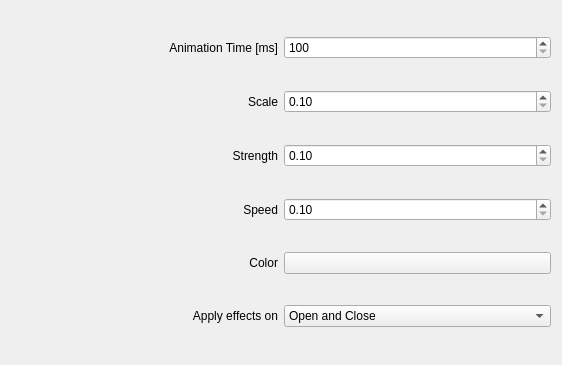
<?xml version="1.0" encoding="UTF-8"?>

<!--
SPDX-FileCopyrightText: Simon Schneegans <code@simonschneegans.de>
SPDX-License-Identifier: GPL-3.0-or-later
-->

<ui version="4.0">
 <class>BMWConfigForm</class>
 <widget class="QWidget" name="BMWConfigForm">
  <property name="geometry">
   <rect>
    <x>0</x>
    <y>0</y>
    <width>562</width>
    <height>365</height>
   </rect>
  </property>
  <layout class="QGridLayout" name="gridLayout">
   <item row="2" column="0">
    <widget class="QLabel" name="label_3">
     <property name="text">
      <string>Scale</string>
     </property>
     <property name="alignment">
      <set>Qt::AlignRight|Qt::AlignTrailing|Qt::AlignVCenter</set>
     </property>
     <property name="buddy">
      <cstring>kcfg_Color</cstring>
     </property>
    </widget>
   </item>
   <item row="5" column="0">
    <widget class="QLabel" name="label_2">
     <property name="text">
      <string>Color</string>
     </property>
     <property name="alignment">
      <set>Qt::AlignRight|Qt::AlignTrailing|Qt::AlignVCenter</set>
     </property>
     <property name="buddy">
      <cstring>kcfg_Color</cstring>
     </property>
    </widget>
   </item>
   <item row="0" column="0">
    <widget class="QLabel" name="label">
     <property name="text">
      <string>Animation Time [ms]</string>
     </property>
     <property name="alignment">
      <set>Qt::AlignRight|Qt::AlignTrailing|Qt::AlignVCenter</set>
     </property>
    </widget>
   </item>
   <item row="5" column="1">
    <widget class="KColorButton" name="kcfg_Color">
     <property name="alphaChannelEnabled" stdset="0">
      <bool>true</bool>
     </property>
    </widget>
   </item>
   <item row="0" column="1">
    <widget class="QSpinBox" name="kcfg_Duration">
     <property name="minimum">
      <number>100</number>
     </property>
     <property name="maximum">
      <number>9999</number>
     </property>
     <property name="singleStep">
      <number>100</number>
     </property>
    </widget>
   </item>
   <item row="3" column="0">
    <widget class="QLabel" name="label_4">
     <property name="text">
      <string>Strength</string>
     </property>
     <property name="alignment">
      <set>Qt::AlignRight|Qt::AlignTrailing|Qt::AlignVCenter</set>
     </property>
    </widget>
   </item>
   <item row="4" column="0">
    <widget class="QLabel" name="label_5">
     <property name="text">
      <string>Speed</string>
     </property>
     <property name="alignment">
      <set>Qt::AlignRight|Qt::AlignTrailing|Qt::AlignVCenter</set>
     </property>
    </widget>
   </item>
   <item row="2" column="1">
    <widget class="QDoubleSpinBox" name="kcfg_Scale">
     <property name="minimum">
      <double>0.100000000000000</double>
     </property>
     <property name="maximum">
      <double>10.000000000000000</double>
     </property>
    </widget>
   </item>
   <item row="3" column="1">
    <widget class="QDoubleSpinBox" name="kcfg_Strength">
     <property name="minimum">
      <double>0.100000000000000</double>
     </property>
     <property name="maximum">
      <double>10.000000000000000</double>
     </property>
    </widget>
   </item>
   <item row="4" column="1">
    <widget class="QDoubleSpinBox" name="kcfg_Speed">
     <property name="minimum">
      <double>0.100000000000000</double>
     </property>
     <property name="maximum">
      <double>10.000000000000000</double>
     </property>
    </widget>
   </item>
  
            <item row="6" column="0">
                <widget class="QLabel" name="label_ApplyEffectsOn">
                    <property name="text">
                        <string>Apply effects on</string>
                    </property>
                    <property name="alignment">
                        <set>Qt::AlignmentFlag::AlignRight|Qt::AlignmentFlag::AlignTrailing|Qt::AlignmentFlag::AlignVCenter</set>
                    </property>
                </widget>
            </item>
            <item row="6" column="1">
                <widget class="QComboBox" name="kcfg_ApplyEffectsOn">
                                        <property name="currentIndex">
                        <number>2</number>
                    </property>
<item>
                        <property name="text">
                            <string>Open only</string>
                        </property>
                    </item>
                    <item>
                        <property name="text">
                            <string>Close only</string>
                        </property>
                    </item>
                    <item>
                        <property name="text">
                            <string>Open and Close</string>
                        </property>
                    </item>
                </widget>
            </item>

        </layout>
 </widget>
 <customwidgets>
  <customwidget>
   <class>KColorButton</class>
   <extends>QPushButton</extends>
   <header>kcolorbutton.h</header>
  </customwidget>
 </customwidgets>
 <resources/>
 <connections/>
</ui>
